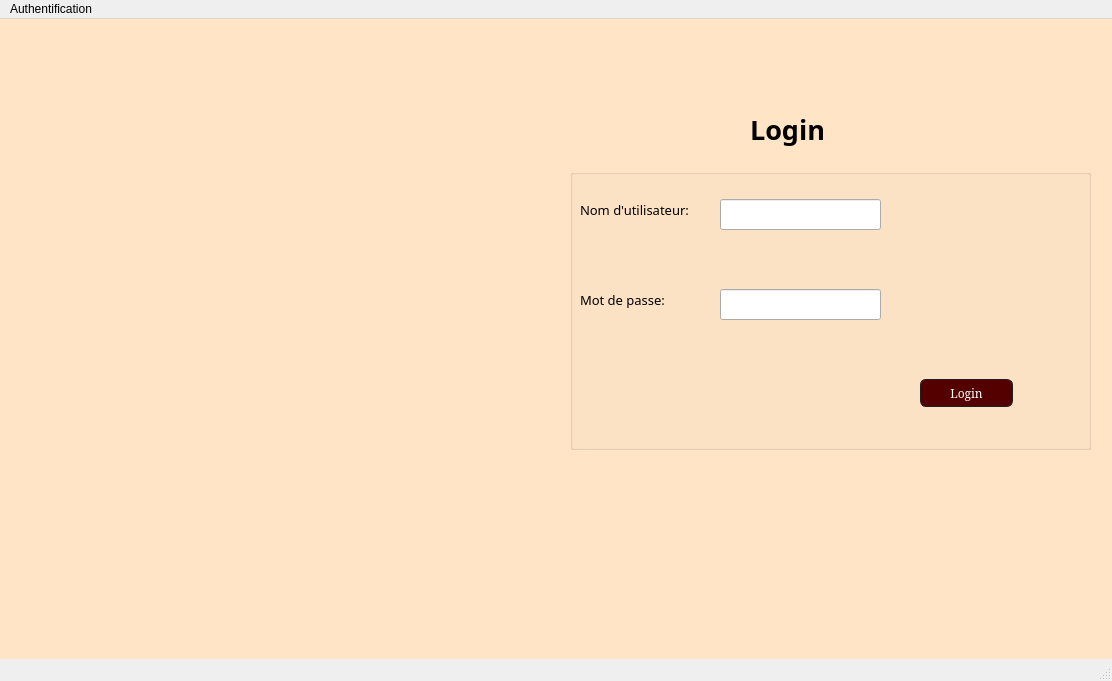
<?xml version="1.0" encoding="UTF-8"?>
<ui version="4.0">
 <class>MainWindow</class>
 <widget class="QMainWindow" name="MainWindow">
  <property name="geometry">
   <rect>
    <x>0</x>
    <y>0</y>
    <width>1112</width>
    <height>681</height>
   </rect>
  </property>
  <property name="windowTitle">
   <string>MainWindow</string>
  </property>
  <widget class="QWidget" name="centralwidget">
   <widget class="QLabel" name="label">
    <property name="geometry">
     <rect>
      <x>-20</x>
      <y>0</y>
      <width>1500</width>
      <height>900</height>
     </rect>
    </property>
    <property name="text">
     <string/>
    </property>
    <property name="pixmap">
     <pixmap>../../../../bg.png</pixmap>
    </property>
   </widget>
   <widget class="QLabel" name="label_2">
    <property name="geometry">
     <rect>
      <x>210</x>
      <y>190</y>
      <width>381</width>
      <height>361</height>
     </rect>
    </property>
    <property name="text">
     <string/>
    </property>
    <property name="pixmap">
     <pixmap>../../../../logo apppp123.png</pixmap>
    </property>
   </widget>
   <widget class="QLabel" name="label_3">
    <property name="geometry">
     <rect>
      <x>750</x>
      <y>80</y>
      <width>191</width>
      <height>61</height>
     </rect>
    </property>
    <property name="font">
     <font>
      <family>Bahnschrift SemiBold SemiConden</family>
      <pointsize>20</pointsize>
      <weight>75</weight>
      <bold>true</bold>
     </font>
    </property>
    <property name="text">
     <string>Login</string>
    </property>
   </widget>
   <widget class="QLabel" name="label_4">
    <property name="geometry">
     <rect>
      <x>680</x>
      <y>620</y>
      <width>191</width>
      <height>61</height>
     </rect>
    </property>
    <property name="font">
     <font>
      <family>Bahnschrift SemiBold SemiConden</family>
      <pointsize>16</pointsize>
      <weight>75</weight>
      <bold>true</bold>
     </font>
    </property>
    <property name="text">
     <string>sign up</string>
    </property>
   </widget>
   <widget class="QGroupBox" name="groupBox">
    <property name="geometry">
     <rect>
      <x>570</x>
      <y>150</y>
      <width>521</width>
      <height>281</height>
     </rect>
    </property>
    <property name="title">
     <string/>
    </property>
    <widget class="QLabel" name="label_5">
     <property name="geometry">
      <rect>
       <x>10</x>
       <y>30</y>
       <width>151</width>
       <height>21</height>
      </rect>
     </property>
     <property name="font">
      <font>
       <family>MV Boli</family>
       <pointsize>10</pointsize>
      </font>
     </property>
     <property name="text">
      <string>Nom d'utilisateur:</string>
     </property>
    </widget>
    <widget class="QLineEdit" name="lineEdit">
     <property name="geometry">
      <rect>
       <x>150</x>
       <y>30</y>
       <width>161</width>
       <height>31</height>
      </rect>
     </property>
    </widget>
    <widget class="QLabel" name="label_6">
     <property name="geometry">
      <rect>
       <x>10</x>
       <y>120</y>
       <width>121</width>
       <height>21</height>
      </rect>
     </property>
     <property name="font">
      <font>
       <family>MV Boli</family>
       <pointsize>10</pointsize>
      </font>
     </property>
     <property name="text">
      <string>Mot de passe:</string>
     </property>
    </widget>
    <widget class="QLineEdit" name="lineEdit_2">
     <property name="geometry">
      <rect>
       <x>150</x>
       <y>120</y>
       <width>161</width>
       <height>31</height>
      </rect>
     </property>
     <property name="echoMode">
      <enum>QLineEdit::Password</enum>
     </property>
    </widget>
    <widget class="QPushButton" name="pushButton">
     <property name="geometry">
      <rect>
       <x>350</x>
       <y>210</y>
       <width>93</width>
       <height>28</height>
      </rect>
     </property>
     <property name="font">
      <font>
       <family>Elephant</family>
       <pointsize>-1</pointsize>
      </font>
     </property>
     <property name="styleSheet">
      <string notr="true">
QPushButton
{
   
	color: rgb(255, 255, 255);
  
	background-color: rgb(85, 0, 0);
    border-width: 1px;
    border-color: #1e1e1e;
    border-style: solid;
    border-radius: 6;
    padding: 3px;
    font-size: 12px;
    padding-left: 5px;
    padding-right: 5px;
}</string>
     </property>
     <property name="text">
      <string>Login</string>
     </property>
    </widget>
    <widget class="QLabel" name="label_pic_4">
     <property name="geometry">
      <rect>
       <x>280</x>
       <y>40</y>
       <width>21</width>
       <height>16</height>
      </rect>
     </property>
     <property name="mouseTracking">
      <bool>true</bool>
     </property>
     <property name="styleSheet">
      <string notr="true">
background-color: rgb(255, 255, 255);
image: url(:/Downloads/310431606_1123962171840871_611645683765199052_n.png);</string>
     </property>
     <property name="frameShape">
      <enum>QFrame::NoFrame</enum>
     </property>
     <property name="text">
      <string/>
     </property>
     <property name="pixmap">
      <pixmap>../../Downloads/Sans titre.png</pixmap>
     </property>
     <property name="scaledContents">
      <bool>true</bool>
     </property>
    </widget>
    <widget class="QLabel" name="label_pic_5">
     <property name="geometry">
      <rect>
       <x>280</x>
       <y>130</y>
       <width>21</width>
       <height>16</height>
      </rect>
     </property>
     <property name="mouseTracking">
      <bool>true</bool>
     </property>
     <property name="styleSheet">
      <string notr="true">background-color: rgb(255, 255, 255);
</string>
     </property>
     <property name="frameShape">
      <enum>QFrame::NoFrame</enum>
     </property>
     <property name="text">
      <string/>
     </property>
     <property name="pixmap">
      <pixmap>../../Downloads/Sans titre - 2.png</pixmap>
     </property>
     <property name="scaledContents">
      <bool>true</bool>
     </property>
    </widget>
   </widget>
   <widget class="QGroupBox" name="groupBox_3">
    <property name="geometry">
     <rect>
      <x>530</x>
      <y>650</y>
      <width>511</width>
      <height>261</height>
     </rect>
    </property>
    <property name="title">
     <string/>
    </property>
    <widget class="QLabel" name="label_9">
     <property name="geometry">
      <rect>
       <x>0</x>
       <y>20</y>
       <width>151</width>
       <height>21</height>
      </rect>
     </property>
     <property name="font">
      <font>
       <family>MV Boli</family>
       <pointsize>10</pointsize>
      </font>
     </property>
     <property name="text">
      <string>Nom d'utilisateur:</string>
     </property>
    </widget>
    <widget class="QLineEdit" name="lineEdit_5">
     <property name="geometry">
      <rect>
       <x>210</x>
       <y>20</y>
       <width>161</width>
       <height>31</height>
      </rect>
     </property>
    </widget>
    <widget class="QLabel" name="label_10">
     <property name="geometry">
      <rect>
       <x>0</x>
       <y>70</y>
       <width>121</width>
       <height>21</height>
      </rect>
     </property>
     <property name="font">
      <font>
       <family>MV Boli</family>
       <pointsize>10</pointsize>
      </font>
     </property>
     <property name="text">
      <string>E-mail:</string>
     </property>
    </widget>
    <widget class="QLineEdit" name="lineEdit_6">
     <property name="geometry">
      <rect>
       <x>210</x>
       <y>70</y>
       <width>161</width>
       <height>31</height>
      </rect>
     </property>
    </widget>
    <widget class="QLineEdit" name="lineEdit_7">
     <property name="geometry">
      <rect>
       <x>210</x>
       <y>120</y>
       <width>161</width>
       <height>31</height>
      </rect>
     </property>
    </widget>
    <widget class="QLabel" name="label_11">
     <property name="geometry">
      <rect>
       <x>0</x>
       <y>120</y>
       <width>121</width>
       <height>21</height>
      </rect>
     </property>
     <property name="font">
      <font>
       <family>MV Boli</family>
       <pointsize>10</pointsize>
      </font>
     </property>
     <property name="text">
      <string>Mot de passe:</string>
     </property>
    </widget>
    <widget class="QLabel" name="label_12">
     <property name="geometry">
      <rect>
       <x>0</x>
       <y>180</y>
       <width>211</width>
       <height>21</height>
      </rect>
     </property>
     <property name="font">
      <font>
       <family>MV Boli</family>
       <pointsize>10</pointsize>
      </font>
     </property>
     <property name="text">
      <string>Confirmer mot de passe:</string>
     </property>
    </widget>
    <widget class="QLineEdit" name="lineEdit_8">
     <property name="geometry">
      <rect>
       <x>210</x>
       <y>170</y>
       <width>161</width>
       <height>31</height>
      </rect>
     </property>
    </widget>
    <widget class="QPushButton" name="pushButton_2">
     <property name="geometry">
      <rect>
       <x>370</x>
       <y>220</y>
       <width>93</width>
       <height>28</height>
      </rect>
     </property>
     <property name="font">
      <font>
       <family>Elephant</family>
       <pointsize>-1</pointsize>
      </font>
     </property>
     <property name="styleSheet">
      <string notr="true">QPushButton
{
   
	color: rgb(255, 255, 255);
  
	background-color: rgb(85, 0, 0);
    border-width: 1px;
    border-color: #1e1e1e;
    border-style: solid;
    border-radius: 6;
    padding: 3px;
    font-size: 12px;
    padding-left: 5px;
    padding-right: 5px;
}</string>
     </property>
     <property name="text">
      <string>sign up</string>
     </property>
    </widget>
    <widget class="QLabel" name="label_pic_6">
     <property name="geometry">
      <rect>
       <x>340</x>
       <y>130</y>
       <width>21</width>
       <height>16</height>
      </rect>
     </property>
     <property name="mouseTracking">
      <bool>true</bool>
     </property>
     <property name="styleSheet">
      <string notr="true">background-color: rgb(255, 255, 255);
</string>
     </property>
     <property name="frameShape">
      <enum>QFrame::NoFrame</enum>
     </property>
     <property name="text">
      <string/>
     </property>
     <property name="pixmap">
      <pixmap>../../Downloads/Sans titre - 2.png</pixmap>
     </property>
     <property name="scaledContents">
      <bool>true</bool>
     </property>
    </widget>
    <widget class="QLabel" name="label_pic_7">
     <property name="geometry">
      <rect>
       <x>340</x>
       <y>30</y>
       <width>21</width>
       <height>16</height>
      </rect>
     </property>
     <property name="mouseTracking">
      <bool>true</bool>
     </property>
     <property name="styleSheet">
      <string notr="true">
background-color: rgb(255, 255, 255);
image: url(:/Downloads/310431606_1123962171840871_611645683765199052_n.png);</string>
     </property>
     <property name="frameShape">
      <enum>QFrame::NoFrame</enum>
     </property>
     <property name="text">
      <string/>
     </property>
     <property name="pixmap">
      <pixmap>../../Downloads/Sans titre.png</pixmap>
     </property>
     <property name="scaledContents">
      <bool>true</bool>
     </property>
    </widget>
    <widget class="QLabel" name="label_pic_8">
     <property name="geometry">
      <rect>
       <x>340</x>
       <y>180</y>
       <width>21</width>
       <height>16</height>
      </rect>
     </property>
     <property name="mouseTracking">
      <bool>true</bool>
     </property>
     <property name="styleSheet">
      <string notr="true">background-color: rgb(255, 255, 255);
</string>
     </property>
     <property name="frameShape">
      <enum>QFrame::NoFrame</enum>
     </property>
     <property name="text">
      <string/>
     </property>
     <property name="pixmap">
      <pixmap>../../Downloads/Sans titre - 2.png</pixmap>
     </property>
     <property name="scaledContents">
      <bool>true</bool>
     </property>
    </widget>
   </widget>
   <widget class="QLabel" name="label_pic_2">
    <property name="geometry">
     <rect>
      <x>-40</x>
      <y>-30</y>
      <width>1321</width>
      <height>811</height>
     </rect>
    </property>
    <property name="mouseTracking">
     <bool>true</bool>
    </property>
    <property name="styleSheet">
     <string notr="true">background-color: rgb(255, 229, 198);
image: url(:/Downloads/310431606_1123962171840871_611645683765199052_n.png);</string>
    </property>
    <property name="frameShape">
     <enum>QFrame::NoFrame</enum>
    </property>
    <property name="text">
     <string/>
    </property>
    <property name="pixmap">
     <pixmap>../../Downloads/310042565_1253044795483244_7626101413920627149_n.png</pixmap>
    </property>
   </widget>
   <widget class="QLabel" name="label_pic_3">
    <property name="geometry">
     <rect>
      <x>70</x>
      <y>-50</y>
      <width>411</width>
      <height>671</height>
     </rect>
    </property>
    <property name="mouseTracking">
     <bool>true</bool>
    </property>
    <property name="styleSheet">
     <string notr="true">background-color: rgb(255, 229, 198);
image: url(:/Downloads/310431606_1123962171840871_611645683765199052_n.png);</string>
    </property>
    <property name="frameShape">
     <enum>QFrame::NoFrame</enum>
    </property>
    <property name="text">
     <string/>
    </property>
    <property name="scaledContents">
     <bool>true</bool>
    </property>
   </widget>
   <zorder>label</zorder>
   <zorder>label_2</zorder>
   <zorder>label_pic_2</zorder>
   <zorder>label_3</zorder>
   <zorder>groupBox</zorder>
   <zorder>groupBox_3</zorder>
   <zorder>label_4</zorder>
   <zorder>label_pic_3</zorder>
  </widget>
  <widget class="QMenuBar" name="menubar">
   <property name="geometry">
    <rect>
     <x>0</x>
     <y>0</y>
     <width>1112</width>
     <height>22</height>
    </rect>
   </property>
   <widget class="QMenu" name="menuAuthentification">
    <property name="title">
     <string>Authentification</string>
    </property>
   </widget>
   <addaction name="menuAuthentification"/>
  </widget>
  <widget class="QStatusBar" name="statusbar"/>
 </widget>
 <resources/>
 <connections/>
</ui>
